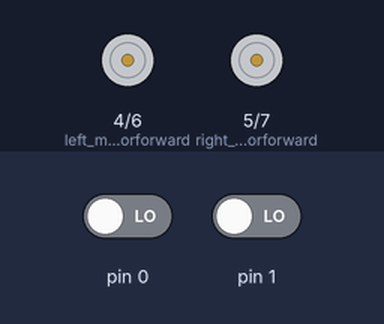
Simulated run of this sketch. Board: Arduino Uno, built with avr-gcc and run on an emulated ATmega328P. Shown: motor-driver pin pairs drawn as motors (green arrow = first pin HIGH = forward, orange = second pin HIGH = backward, longer = more drive). The test bench sets the inputs (shaded band); at power-on: pin 0 LOW, pin 1 LOW.

Above: at 1.2 s.
1.3 s: pin 0 driven HIGH
At 2.0 s:
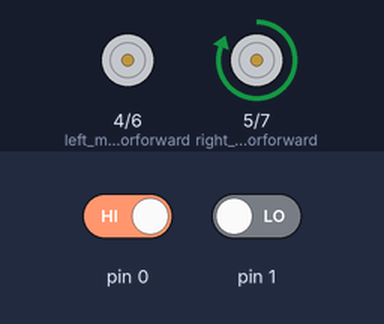
2.8 s: pin 1 driven HIGH
At 3.1 s:
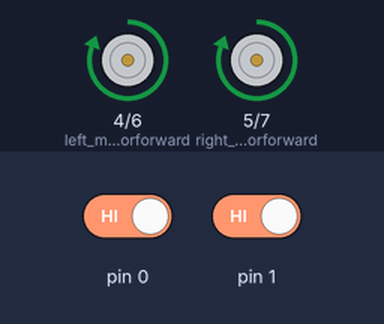
4.3 s: pin 1 driven LOW
At 5.5 s:
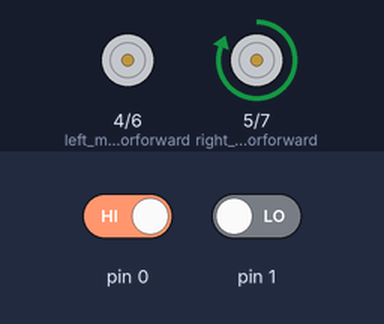
Timing chart, 0 to 7.3 s (numbered marks = the images above; inputs shaded):
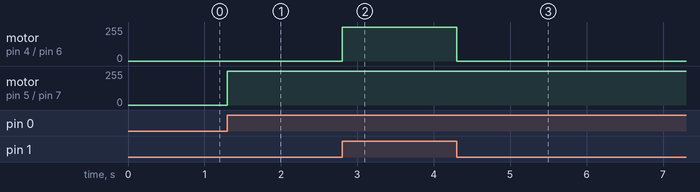

Measured:
- after the input at 1.3 s, motor on pin 5 (right_motorforward) / pin 7 (right_motorbackward): stopped → forward 255/255 at once
- after the input at 2.8 s, motor on pin 4 (left_motorforward) / pin 6 (left_motorbackward): stopped → forward 255/255 at once
- after the input at 4.3 s, motor on pin 4 (left_motorforward) / pin 6 (left_motorbackward): forward 255/255 → stopped at once

The sketch:

lfru.ino
```cpp
int left_sensor = 2 ;
int right_sensor = 3 ;
int left_motorforward = 4;
int right_motorforward = 5;
int left_motorbackward = 6;
int right_motorbackward = 7;


void setup() {
  // put your setup code here, to run once:

 pinMode (left_sensor,INPUT);
 pinMode (right_sensor,INPUT);
 pinMode (left_motorforward,OUTPUT);
 pinMode (right_motorforward,OUTPUT);
 pinMode (left_motorbackward,OUTPUT);
 pinMode (right_motorbackward,OUTPUT);


}

void loop() {
  // put your main code here, to run repeatedly:
 if (digitalRead(left_sensor<500) && (right_sensor<500)){  //forward

  digitalWrite(left_motorforward,255);
  digitalWrite(right_motorforward,255);
 }
 else if (digitalRead(left_sensor>500) && (right_sensor<500)){ //left

   digitalWrite(left_motorforward,0);
  digitalWrite(right_motorforward,255);

}
 else if (digitalRead(left_sensor<500) && (right_sensor>500)){ //right

   digitalWrite(left_motorforward,255);
  digitalWrite(right_motorforward,0);

}
 else if (digitalRead(left_sensor>500) && (right_sensor>500)){ //stop

   digitalWrite(left_motorforward,0);
  digitalWrite(right_motorforward,0);

}

}
```
